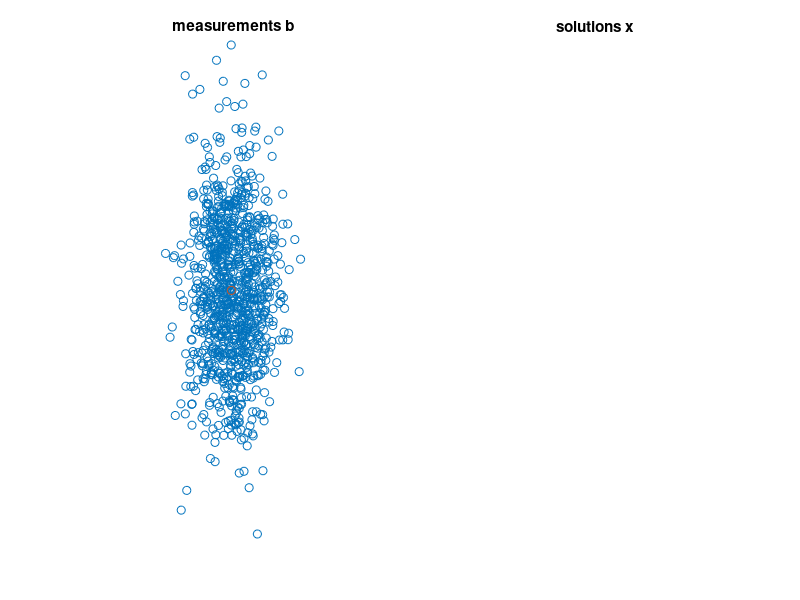

Here is the MATLAB script that generated this plot: (Note: this script raises an error after producing the figure.)
%% average data
clear;clc
sigma = 0.1; %noise parameter

A = [1 2; -3 2]; %stoichiometry example matrix
mub = [1; 1];  % average RHS measurements


mux = A\mub;   %expected solution to Ax=b

Sigma1 = diag([sigma^2, sigma^2*10]);  %Covariance matrix of measurement noise

Sigma2 = pinv(A)*Sigma1*pinv(A)';  %resulting covariance on x

[a, b, c, d] = deal(Sigma1(1,1),Sigma1(1,2),Sigma1(2,1),Sigma1(2,2));
det = a*d-b*c;

[a_,b_,c_,d_] = deal(Sigma2(1,1),Sigma2(1,2),Sigma2(2,1),Sigma2(2,2));
det_ = a_*d_-b_*c_;


alpha = 0.05; %p-value level
cst = chi2inv(1-alpha,length(mub)); %chi-2 quantile at p=(1-alpha) and degrees of freedom k = #variables

intervalb = [0,2];%plotting interval for measurements b
intervalx = [-0.25,0.25,0,1]; %plotting intervals for solutions x



%% simulation
bhat = [];
xhat = [];

subplot(121);title('measurements b');
hold on; axis equal;axis off;
subplot(122);title('solutions x');
hold on; axis equal;axis off;

%simulate 1000 samples from measurements distribution; associated solutions

for i =1:1000
    bhat(:,end+1) = mvnrnd(mub,Sigma1);

    xhat(:,end+1) = A\bhat(:,end);

end


subplot(121);
scatter(bhat(1,:),bhat(2,:),'b.');%mark observed measurements
scatter(mub(1),mub(2),'rx'); %mark mean measurement

%plot "cst"-levelset of measurement Mahalanobis distance; shoudl contain
%1-alpha of the observed samples bhat
fimplicit(@(x,y) (d*(x-mub(1)).^2 - b*(x-mub(1)).*(y-mub(2)) - c*(y-...
mub(2)).*(x-mub(1)) + a*(y-mub(2)).^2)/det - cst, intervalb,'r');


subplot(122);
scatter(xhat(1,:),xhat(2,:),'b.'); %mark observed solutions
scatter(mux(1),mux(2),'rx'); %mark mean solutions

% plot "cst"-levelset of solution Mahalanobis distance; should contain
% 1-alpha of the observed solutions xhat
fimplicit(@(x,y) (d_*(x-mux(1)).^2 - b_*(x-mux(1)).*(y-mux(2)) - c_*(y-...
mux(2)).*(x-mux(1)) + a_*(y-mux(2)).^2)/det_ - cst, intervalx,'r');
